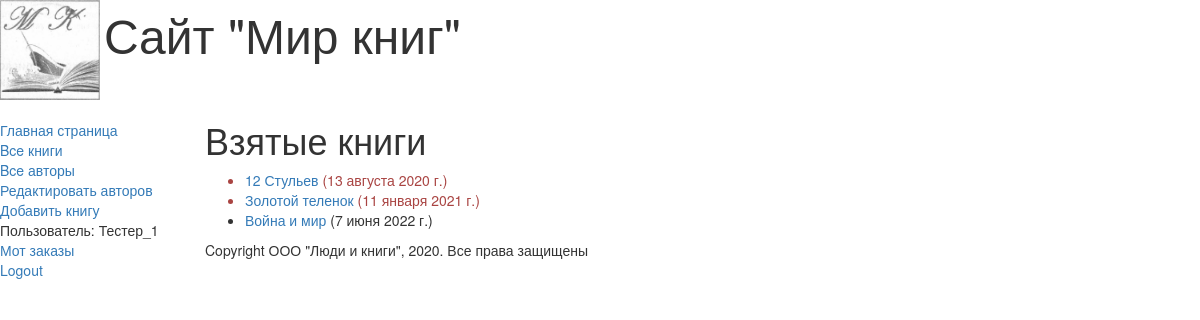
The app's page /mybooks/ (signed in) with its own data.
### catalog/models.py (models this page shows, shortened)
class BookInstance(models.Model):
    book = models.ForeignKey('Book', on_delete=models.CASCADE, null=True)
    inv_nom = models.CharField(max_length=20, null=True, help_text="Введите инвентарный номер экземпляра",
                               verbose_name="Инвентарный номер")
    imprint = models.CharField(max_length=200, help_text="Введите издательство и год выnуска",
                               verbose_name="Издательство")
    status = models.ForeignKey('Status', on_delete=models.CASCADE, null=True, help_text="Изменить состояние экземпляра",
                               verbose_name="Cтaтyc экземпляра книги")
    due_back = models.DateField(null=True, blank=True, help_text="Введите конец срока статуса",
                                verbose_name="Дaтa окончания статуса")
    borrower = models.ForeignKey(User, on_delete=models.SET_NULL, null=True, blank=True, verbose_name="Заказчик",
                                 help_text="Выберите заказчика книги")
    @property
    def is_overdue(self):
        if self.due_back and date.today() > self.due_back:
            return True
        return False

class Book (models.Model):
    title = models.CharField(max_length=200, help_text="Введите название книги", verbose_name="Название книги")
    genre = models.ForeignKey('Genre', on_delete=models.CASCADE, help_text="Выберите жанр для книги",
                              verbose_name="Жанр книги", null=True)
    language = models.ForeignKey('Language', on_delete=models.CASCADE, help_text="Выберите язык книги",
                                 verbose_name="Язык книги", null=True)
    author = models.ManyToManyField('Author', help_text="Выберите автора книги", verbose_name="Aвтop книги")
    summary = models.TextField(max_length=1000, help_text="Введите краткое описание книги",
                               verbose_name="Аннотация книги")
    isbn = models.CharField(max_length=13, help_text="Должно содержать 13 символов", verbose_name="ISBN книги")
    def display_author(self):
        return ", ".join([author.last_name for author in self.author.all()])
    display_author.short_description = 'Авторы'

### catalog/views.py (the view)
# urls.py: re_path(r'^mybooks/$', views.LoanedBooksByUserListView.as_view(), name='my_borrowed'),
class LoanedBooksByUserListView(LoginRequiredMixin, generic.ListView):
    model = BookInstance
    template_name = "catalog/bookinstance_list_borrowed_user.html"
    paginate_by = 10
    def get_queryset(self):
        return BookInstance.objects.filter(borrower=self.request.user).filter(status__exact="2").order_by('due_back')

### catalog/templates/catalog/bookinstance_list_borrowed_user.html
{% extends "base_generic.html"%}
{% block content %}
    <h1>Взятые книги</h1>
    {% if bookinstance_list %}
    <ul>
        {% for bookinst in bookinstance_list %}
        <li class="{% if bookinst.is_overdue %} text-danger {% endif %}">
            <a href="{% url 'book-detail' bookinst.book.pk %}">
                {{bookinst.book.title}}
            </a>({{ bookinst.due_back}})</li>
        {% endfor %}
    </ul>
    {% else %}
        <p>Нет книг со статусом В ЗАКАЗЕ.</p>
    {% endif %}
{% endblock %}

### catalog/templates/base_generic.html (shortened to what this page needs)
<!DOCTYPE html>
<html lang="en">
<head>
    <link rel="stylesheet" href="https://maxcdn.bootstrapcdn.com/bootstrap/3.3.7/css/bootstrap.min.css">
    {% load static %}
    <link rel="stylesheet" href="{% static 'css/styles.css' %}">
    {% block head %}
        <img src="{% static 'images/logotip.jpg' %}" style="width:100px; height:100px;" align="absmiddle">
        <font size=7, соlоr="blue"> Сайт "Мир книг" </font>
    {% endblock %}
</head>
<body>
        <div class="row">
            <div class="col-sm-2">
            {% block sidebar %}
                <ul class="sidebar-nav">
                    <li><a href="{% url 'index' %}">Главная страница</a></li>
                    <li><a href="{% url 'books'%}">Bce книги</a></li>
                    <li><a href="{% url 'authors'%}">Bce авторы</a></li>
                    <li><a href="{% url 'authors_add' %}">Редактировать авторов</a></li>
                    <li><a href="{% url 'book_create'%}">Добавить книгу</a></li>
                {% if user.is_authenticated %}
                    <li>Пользователь: {{ user.get_username }}</li>
                    <li><a href="{% url 'my_borrowed'%}">Мот заказы</a></li>
                    <li><a href="{% url 'logout' %}?next={{ request.path }}">Logout</a></li>
                {% else %}
                    <li><a href="{% url 'login' %}?next={{ request.path }}">Login</a></li>
                {% endif %}
            {% endblock %}
                </ul>
            </div>
            <div class="col-sm-10">
            {% block content %}{% endblock %}
            {% block footer %}
                {% block copyright %}
                    <p>Copyright ООО "Люди и книги", 2020. Все права защищены</p>
                {% endblock %}
            {% endblock %}
            </div>
        </div>
</body>
</html>

### catalog/static/css/styles.css (style rules this page uses)
.sidebar-nav { margin-top: 20px; padding: 0; list-style: none; }

### records on screen
BookInstance: book "12 Стульев", due_back "13 августа 2020 г."
BookInstance: book "Золотой теленок", due_back "11 января 2021 г."
BookInstance: book "Война и мир", due_back "7 июня 2022 г."

### other values on screen
{{ user.get_username }} "Тестер_1"
